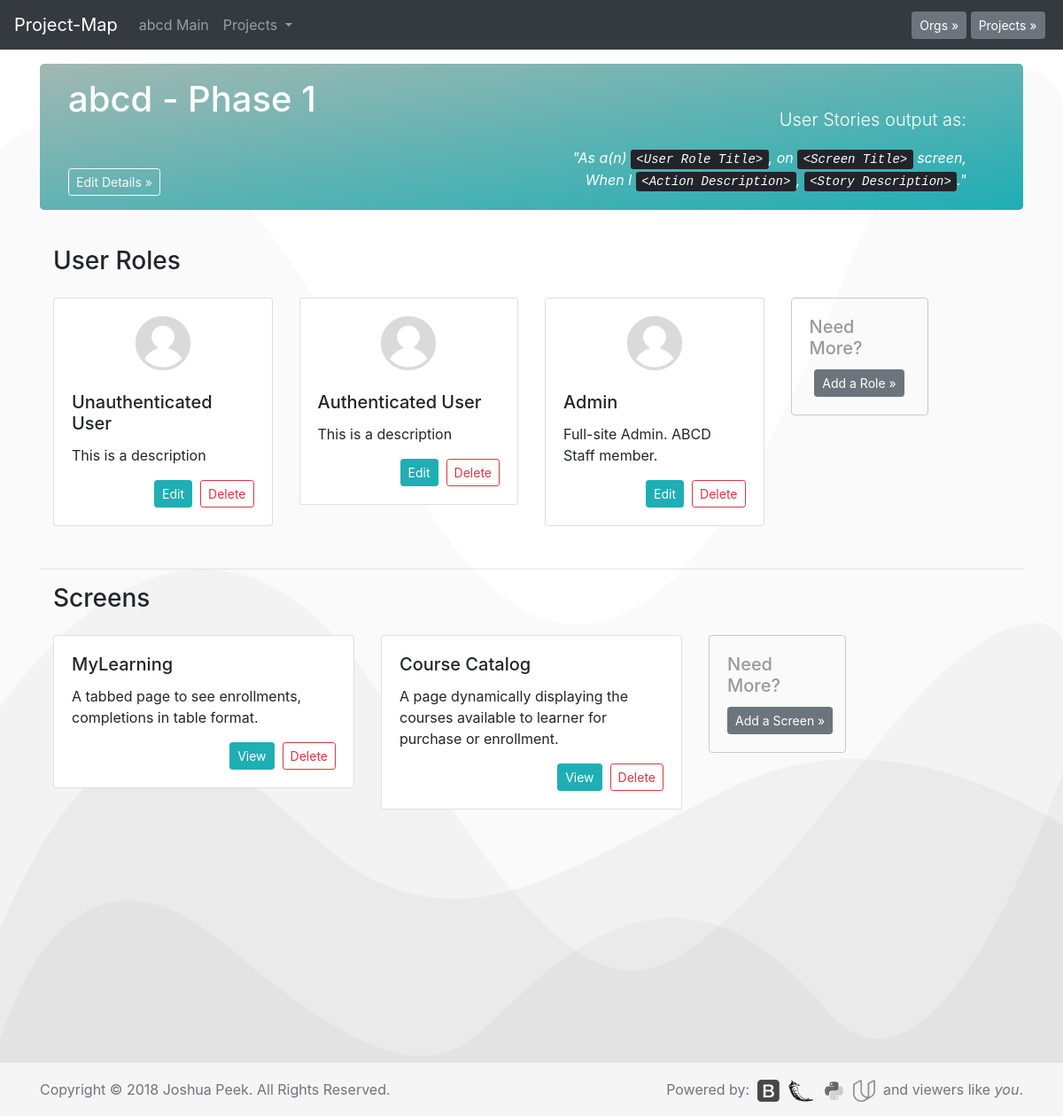
/o?1&p?1, run on an earlier commit of the app's database.
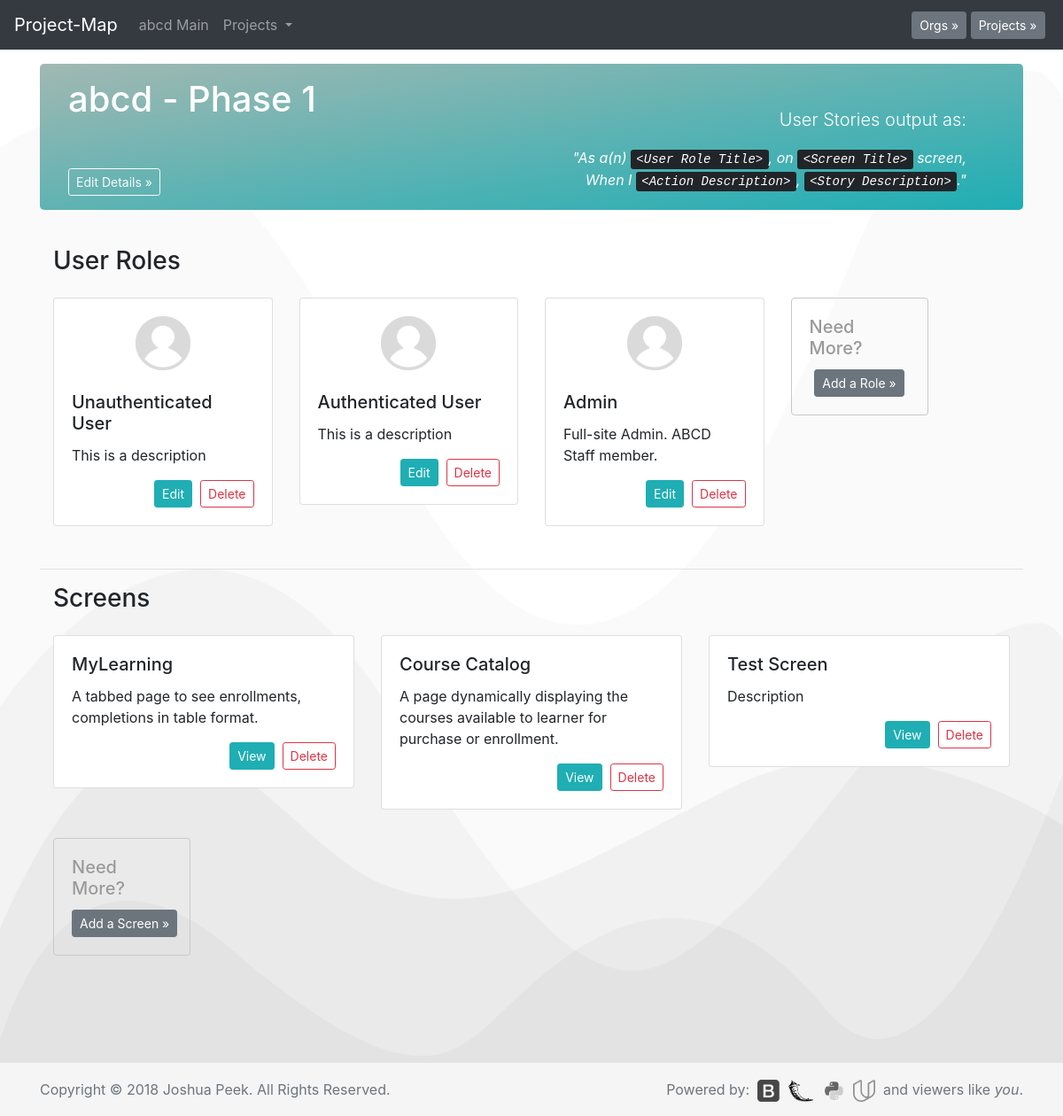
And on a later commit of the database.
### database_setup.py (models this page shows, shortened)
class Org(Base):
    __tablename__ = 'org'
    id = Column(Integer, primary_key=True)
    title = Column(String(250), nullable=False)
    description = Column(String(500))

class Project(Base):
    __tablename__ = 'project'
    id = Column(Integer, primary_key=True)
    title = Column(String(250), nullable=False)
    description = Column(String(500))
    org_id = Column(Integer, ForeignKey('org.id'))
    org = relationship(Org)

class Role(Base):
    __tablename__ = 'role'
    id = Column(Integer, primary_key=True)
    title = Column(String(250), nullable=False)
    description = Column(String(500))
    authRequired = Column(String(5))
    project_id = Column(Integer, ForeignKey('project.id'))
    project = relationship(Project)

class Screen(Base):
    __tablename__ = 'screen'
    id = Column(Integer, primary_key=True)
    title = Column(String(250), nullable=False)
    description = Column(String(500))
    project_id = Column(Integer, ForeignKey('project.id'))
    project = relationship(Project)

### app.py (the view)
@app.route('/o?<int:org_id>&p?<int:project_id>')
def projectPage(org_id, project_id):
    allorgs = session.query(Org).all()
    allprojects = session.query(Project).all()
    org = session.query(Org).filter_by(id=org_id).one()
    project = session.query(Project).filter_by(id=project_id).one()
    projects = session.query(Project).filter_by(org_id=org.id).all()
    roles = session.query(Role).filter_by(project_id=project.id).all()
    screens = session.query(Screen).filter_by(project_id=project.id).all()
    fgs = session.query(Functgroup).filter_by(project_id=project.id).all()
    functions = session.query(Function).filter_by(project_id=project.id).all()
    return render_template('project.html', org=org,
                           project=project, roles=roles,
                           screens=screens, fgs=fgs,
                           functions=functions, projects=projects,
                           allorgs=allorgs, allprojects=allprojects)

### templates/project.html (shortened to what this page needs)
<!doctype html>
<html lang="en">
  {% include "header.html" %}
  <body>
    {% include "menu.html" %}
    <main role="main" class="container">
      <div class="jumbotron" style="padding:1rem 2rem;">
        <div style="float:right;text-align:right;padding:2rem;">
          <p class=lead>User Stories output as:</p>
          <i>"As a(n) <kbd>&lt;User Role Title&gt;</kbd>, on <kbd>&lt;Screen Title&gt;</kbd> screen,<br>
          When I <kbd>&lt;Action Description&gt;</kbd>, <kbd>&lt;Story Description&gt;</kbd>."</i>
        </div>
        <h1>{{org.title}} - {{project.title}}</h1>
        <p class="lead">{{project.description}}
          {% if project.description == "" %}<br>{% endif %}</p>
        <button type="button" class="btn btn-sm btn btn-outline-light" data-toggle="modal" data-target="#edit-project-details">Edit Details &raquo;</button>
      </div>
<div class="container">
  <div class="row">
    <div class="col-md-8 mb-2 mx-auto">
    </div>
  </div>
</div>
            <div class="container">
              <div class="row">
                <div class="col-md-12 mb-3">
                  <h3>User Roles</h3>
                </div>
              </div>
              <div class="row">
                {% for i in roles %}
                <div class="col-md-3" style="margin-bottom:2rem;">
                  <div class="card mx-auto">
                    <div class="card-body mx-auto" style="padding:">
                      <center><img src="../../../static/images/profile.png" width="30%"></center><br>
                      <h5 class="card-title">{{i.title}}</h5>
                      <p class="card-text">{{i.description}}
                        {% if authRequired is defined %}(Authenticated: {{i.authRequired}}){% endif %}</p>
                      <span style="float:right;"><a href="{{url_for('editRole', role_id = i.id)}}" class="btn btn-sm btn-primary">Edit</a>&nbsp;
                      <a href="{{url_for('delRole', role_id = i.id)}}" class="btn btn-sm btn-outline-danger">Delete</a></span>
                    </div>
                  </div>
                </div>
                {% endfor %}
                <div class="col-md-2" style="margin-bottom:2rem;">
                  <div class="card mx-auto" style="background-clip: text;color: #999;border: 1px solid #C9C9C9;">
                    <div class="card-body">
                      <h5 class="card-title">Need More?</h5>
                      <center><button type="button" class="btn btn-secondary btn-sm" data-toggle="modal" data-target="#add-role">Add a Role &raquo;</button></center>
                    </div>
                  </div>
                </div>
              </div>
            </div>
      <hr>
      <div class="container">
        <div class="row">
          <div class="col-md-12 mb-3">
            <h3>Screens</h3>
          </div>
        </div>
        <div class="row">
          {% for i in screens %}
          <div class="col-md-4" style="margin-bottom:2rem;">
            <div class="card">
              <div class="card-body">
                <h5 class="card-title">{{i.title}}</h5>
                <p class="card-text">{{i.description}} {% if authRequired is defined %}<i>(Private: {{i.authRequired}})</i>{% endif %}</p>
                <span style="float:right;"><a href="#" class="btn btn-sm btn-primary">View</a>&nbsp;
                <a href="{{url_for('delScreen', screen_id = i.id)}}" class="btn btn-sm btn-outline-danger">Delete</a></span>
              </div>
            </div>
          </div>
          {% endfor %}
          <div class="col-md-2" style="margin-bottom:2rem;">
            <div class="card" style="background-clip: text;color: #999;border: 1px solid #C9C9C9;">
              <div class="card-body">
                <h5 class="card-title">Need More?</h5>
                <center><button type="button" class="btn btn-secondary btn-sm" data-toggle="modal" data-target="#add-screen">Add a Screen &raquo;</button></center>
              </div>
            </div>
          </div>
        </div>
      </div>
    </main>
  {% include "footer.html" %}
  </body>
</html>

### templates/header.html (shortened to what this page needs)
<head>
  <link href="../../../../static/styles.css" rel="stylesheet">
</head>

### templates/menu.html (shortened to what this page needs)
<nav class="navbar navbar-expand-md navbar-dark fixed-top bg-dark">
  <a class="navbar-brand" href="/">Project-Map</a>
  <div class="collapse navbar-collapse" id="navbarCollapse">
    <ul class="navbar-nav mr-auto">
      {% if org is defined %}
      <li class="nav-item">
        <a class="nav-link" href="{{url_for('orgPage', org_id=org.id)}}">
          {{org.title}} Main
        </a>
      </li>
      {% endif %}
      {% if projects is defined %}
      <li class="nav-item dropdown">
        <a class="nav-link dropdown-toggle" href="#" id="navbarDropdown" role="button" data-toggle="dropdown" aria-haspopup="true" aria-expanded="false">
          Projects
        </a>
      </li>
      {% endif %}
    </ul>
    {% if allorgs is defined %}
    <button type="button" class="btn btn-secondary btn-sm my-2 my-sm-0" data-toggle="modal" data-target="#org-select">Orgs &raquo;</button>&nbsp;
    {% endif %}
    {% if allprojects is defined %}
    <button type="button" class="btn btn-secondary btn-sm my-2 my-sm-0" data-toggle="modal" data-target="#project-select">Projects &raquo;</button>&nbsp;
    {% endif %}
  </div>
</nav>

### templates/footer.html (shortened to what this page needs)
<footer class="footer">
  <div class="container">
    <span class="text-muted">Copyright © 2018 Joshua Peek. All Rights Reserved.</span>
    <span style="float:right;">
      <span class="text-muted">Powered by:&nbsp;</span>
      <a href="https://getbootstrap.com/"><img class="grayscale" src="../../../../static/images/bootstrap.png" height="25px"></a>&nbsp;
      <a href="http://flask.pocoo.org/"><img class="grayscale" src="../../../../static/images/flask.png" height="25px"></a>&nbsp;
      <a href="https://www.python.org/"><img class="grayscale" src="../../../../static/images/python.png" height="25px"></a>&nbsp;
      <a href="https://www.udacity.com/"><img class="grayscale" src="../../../../static/images/udacity.png" height="25px"></a>&nbsp;
      <span class="text-muted"> and viewers like <i>you</i>.</span>
    </span>
  </div>
</footer>

What changed in the data, as far as the page shows it:
added Screen: title "Test Screen", description "Description"
